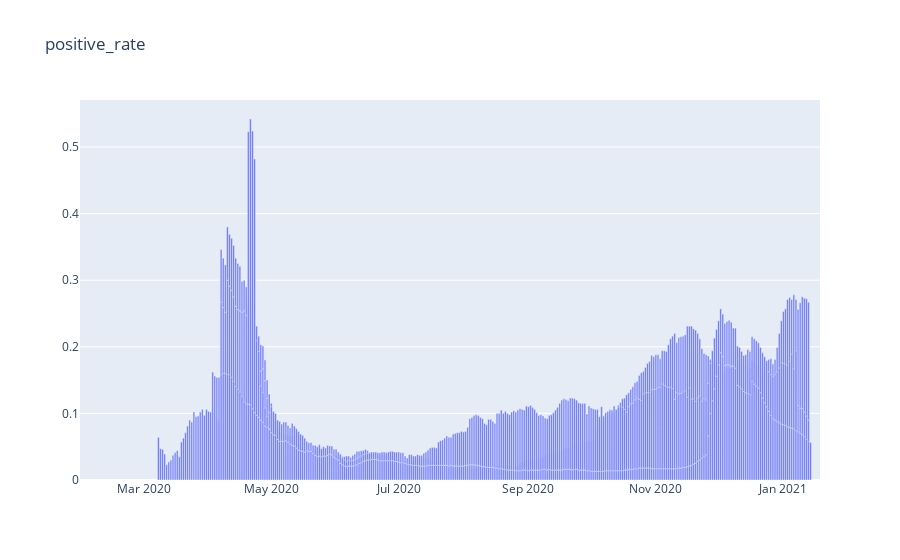

Notebook source saved alongside this figure:
### Code cell
fig = go.Figure(data=[go.Bar(x=countries_cols['date'], y=countries_cols['positive_rate'])], layout_title_text="positive_rate")
fig.show()

### Figure 1 — Plotly figure (JSON) as saved in the notebook; plotly's stock layout.template omitted (floating-point values rounded to 4 significant figures; data arrays with more than 128 entries replaced by an {"elided": "..."} marker saying what was removed)
{"data": [{"type": "bar", "x": {"elided": "1656 str values"}, "y": {"elided": "1656 float values"}}], "layout": {"title": {"text": "positive_rate"}}}
